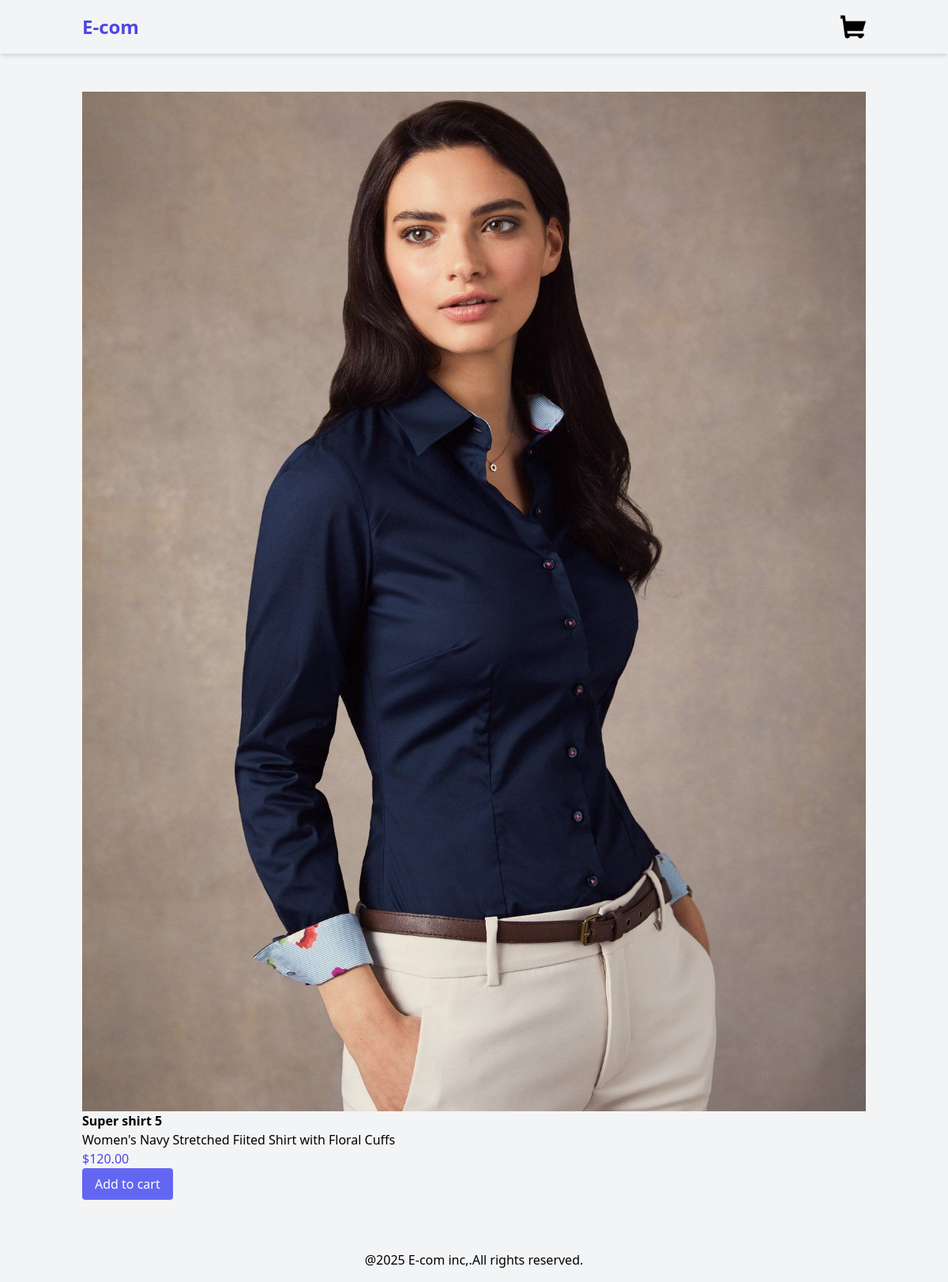
/product/5/super-shirt-5/, run on the app's committed database.
### products/models.py (models this page shows, shortened)
class Product(models.Model):
    category=models.ForeignKey(Category,related_name="products",on_delete=models.CASCADE)
    name=models.CharField( max_length=250)
    slug=models.SlugField(max_length=250)
    description=models.TextField(max_length=250,blank=True)
    price=models.DecimalField(max_digits=10,decimal_places=2)
    available=models.BooleanField(default=True)
    created=models.DateTimeField(auto_now_add=True)
    updated=models.DateTimeField(auto_now=True)
    image=models.ImageField(upload_to='products',blank=True,null=True)

### products/views.py (the view)
# urls.py: path('product/<int:id>/<slug:slug>/',views.product_detail,name='product_detail'),
def product_detail(request,id,slug):
    product=get_object_or_404(Product,id=id,slug=slug,available=True)
    return render(request,'products/product/detail.html',context={'product':product})

### products/templates/products/product/detail.html (shortened to what this page needs)
{% extends 'base.html' %}
{% block content %}
<div class="container mx-auto p-4 flex">
<div>
    {% if product.image %}
    <img src="{{product.image.url}}" alt={{product.name}} class="max-h-[80vh]">
    {% else %}
    <p>product is not available</p>
    {% endif %}
    <h3 class="font-semibold">{{product.name}}</h3>
    <p>{{product.description}}</p>
    <p class="text-indigo-600">${{product.price}}</p>
    <form action="{% url 'cart:cart_add' product.id%}" method="post" id="add-to-cart-form">
        <button type="submit" class="bg-indigo-500 text-white py-2 px-4 rounded">Add to cart</button>
    </form>
</div>
</div>
{% endblock %}

### data on the page
Product: image (picture), name "Super shirt 5", description "Women's Navy Stretched Fiited Shirt with Floral Cuffs", price "120.00"
